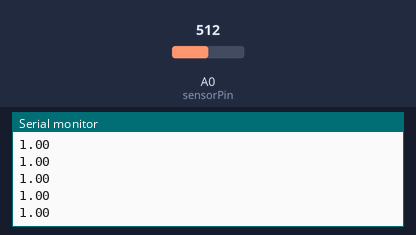
Simulated run of this sketch. Board: Arduino Uno, built with avr-gcc and run on an emulated ATmega328P. Shown: the last lines printed to the serial monitor. Inputs (shaded band) come from the test bench; at power-on: A0 (sensorPin) = 512.

Above: at 1.2 s.
1.3 s: A0 (sensorPin) set to 716
At 2.4 s:
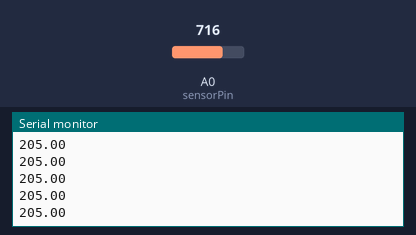
2.8 s: A0 (sensorPin) set to 900
At 3.9 s:
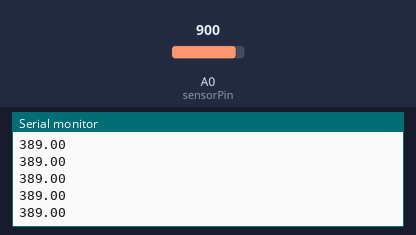
Timing chart, 0 to 5.8 s (numbered marks = the images above; inputs shaded):
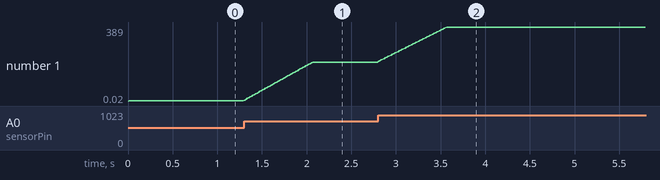

Measured:
- after the input at 1.3 s, the serial monitor: prints a new line at once (image 1)
- plotted number 1: 1 → 205 after the input at 1.3 s

The sketch:

ToothGrind.ino
```cpp
#include <Filters.h>

const int sensorPin = 0;
float sensorValue = 0;

float output;

int queue[50];
int size = 50;
float sum;
int old;

const bool voltmeterMode = false;

void setup(){
  Serial.begin(9600);
  for(int i = 0; i < size; i++){
    queue[i] = 0;
  }
  sum = 0;
  old = 0;
}


void loop() {
  if(voltmeterMode){
    output = getPin(sensorPin);
  } else {
    sensorValue = abs(analogRead(sensorPin)-511);
    sum = sum + sensorValue - queue[old];
    queue[old] = sensorValue;
    old++;
    if(old == size) {
      old = 0;
    }
    output = sum / size;
  }

  Serial.println(output);
  delay(15);
}


float modifyOutput(float in) {
  float out = abs(in);
  return(out);
}

float getPin(int pin) {
  return(analogRead(pin));
}
```
